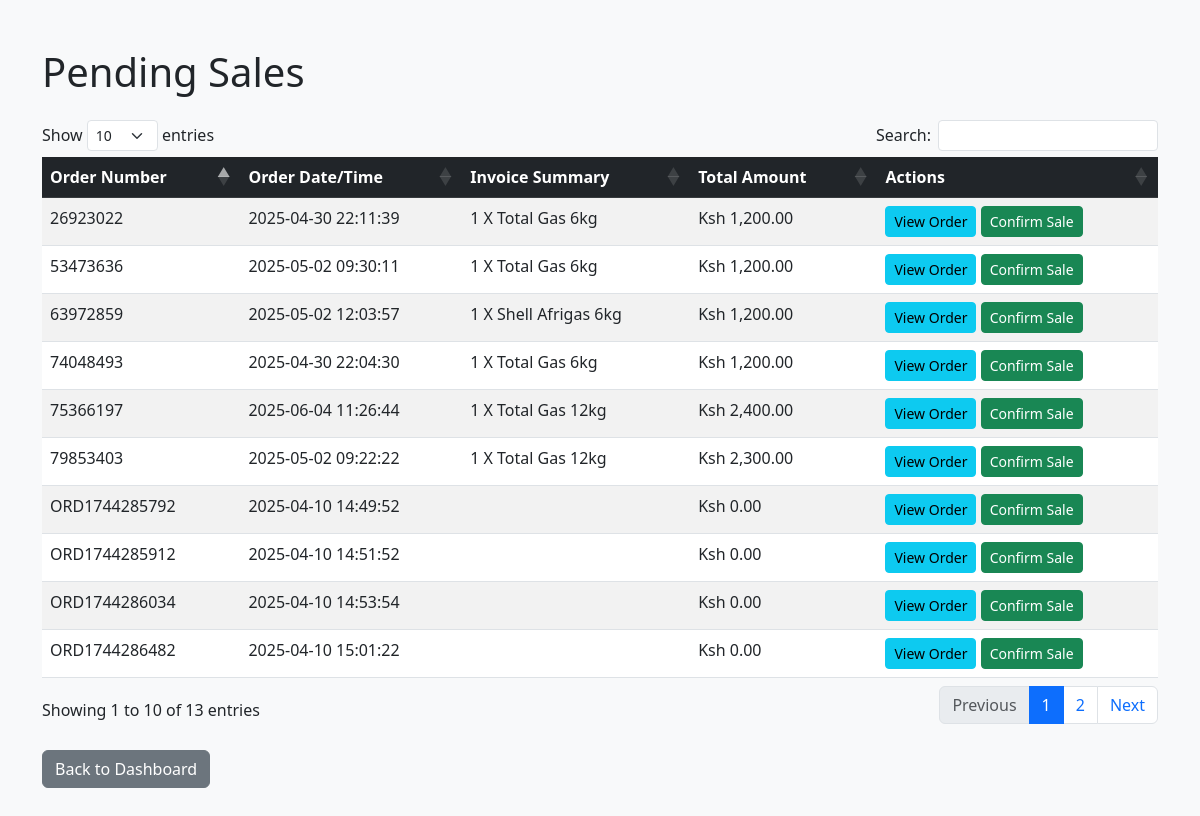
Page /staff/pending_sales.php (signed in) on the committed database.
### tables this page shows
CREATE TABLE `orders` (
  `order_id` int(11) NOT NULL,
  `invoice_summary` text DEFAULT NULL,
  `total_amount` int(11) DEFAULT NULL,
  `order_date` varchar(50) DEFAULT NULL,
  `order_number` varchar(50) DEFAULT NULL,
  `order_status` varchar(20) DEFAULT 'new',
  `cust_id` int(11) DEFAULT NULL,
  `billing_info` text DEFAULT NULL,
  `delivery_info` text DEFAULT NULL,
  `is_new` tinyint(1) DEFAULT 1
);

### staff/pending_sales.php (the view, shortened to what this page needs)
<?php
$host = 'localhost';
$db   = 'oceangas';
$user = 'root';
$pass = '';
$conn = new mysqli($host, $user, $pass, $db);
$pending_orders = [];
$query = "SELECT order_id, order_number, order_date, invoice_summary, total_amount FROM orders WHERE order_status = 'pending'";
$result = $conn->query($query);
if ($result) {
    while($row = $result->fetch_assoc()){
        $pending_orders[] = $row;
    }
} else {
    die("Query failed: " . $conn->error);
}
?>
<!DOCTYPE html>
<html lang="en">
<head>
  <link href="https://cdn.jsdelivr.net/npm/bootstrap@5.3.0/dist/css/bootstrap.min.css" rel="stylesheet">
  <link rel="stylesheet" href="https://cdn.datatables.net/1.13.2/css/dataTables.bootstrap5.min.css">
</head>
<body class="bg-light">
  <div class="container my-5">
    <h1 class="mb-4">Pending Sales</h1>
    <?php if(empty($pending_orders)): ?>
      <div class="alert alert-info">There are no pending sales at this time.</div>
    <?php else: ?>
      <div class="table-responsive">
        <table id="pendingSalesTable" class="table table-striped">
          <thead class="table-dark">
            <tr>
              <th>Order Number</th>
              <th>Order Date/Time</th>
              <th>Invoice Summary</th>
              <th>Total Amount</th>
              <th>Actions</th>
            </tr>
          </thead>
          <tbody>
            <?php foreach($pending_orders as $order): ?>
            <tr>
              <td><?php echo htmlspecialchars($order['order_number']); ?></td>
              <td><?php echo htmlspecialchars($order['order_date']); ?></td>
              <td><?php echo htmlspecialchars($order['invoice_summary']); ?></td>
              <td>Ksh <?php echo number_format($order['total_amount'], 2); ?></td>
              <td>
                <a href="/OceanGas/staff/view_orders.php?order_id=<?php echo urlencode($order['order_id']); ?>" class="btn btn-info btn-sm">View Order</a>
                <form action="/OceanGas/staff/confrim_sale.php" method="post" style="display:inline;">
                  <button type="submit" class="btn btn-success btn-sm" onclick="return confirm('Are you sure you want to confirm this sale?');">Confirm Sale</button>
                </form>
              </td>
            </tr>
            <?php endforeach; ?>
          </tbody>
        </table>
      </div>
    <?php endif; ?>
    <a href="/OceanGas/staff/sales_staff_dashboard.php" class="btn btn-secondary mt-4">Back to Dashboard</a>
  </div>
</body>
</html>

### rows in the picture
orders: order_number "ORD1744285792", order_date "2025-04-10 14:49:52", total_amount "0.00"
orders: order_number "ORD1744285912", order_date "2025-04-10 14:51:52", total_amount "0.00"
orders: order_number "ORD1744286034", order_date "2025-04-10 14:53:54", total_amount "0.00"
orders: order_number "ORD1744286482", order_date "2025-04-10 15:01:22", total_amount "0.00"
orders: order_number "74048493", order_date "2025-04-30 22:04:30", invoice_summary "1 X Total Gas 6kg", total_amount "1,200.00"
orders: order_number "26923022", order_date "2025-04-30 22:11:39", invoice_summary "1 X Total Gas 6kg", total_amount "1,200.00"
orders: order_number "79853403", order_date "2025-05-02 09:22:22", invoice_summary "1 X Total Gas 12kg", total_amount "2,300.00"
orders: order_number "53473636", order_date "2025-05-02 09:30:11", invoice_summary "1 X Total Gas 6kg", total_amount "1,200.00"
orders: order_number "63972859", order_date "2025-05-02 12:03:57", invoice_summary "1 X Shell Afrigas 6kg", total_amount "1,200.00"
orders: order_number "75366197", order_date "2025-06-04 11:26:44", invoice_summary "1 X Total Gas 12kg", total_amount "2,400.00"
